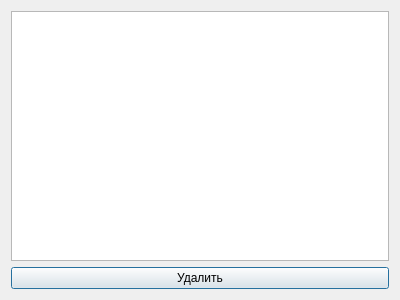
<?xml version="1.0" encoding="UTF-8"?>
<ui version="4.0">
 <class>delusergroup</class>
 <widget class="QDialog" name="delusergroup">
  <property name="geometry">
   <rect>
    <x>0</x>
    <y>0</y>
    <width>400</width>
    <height>300</height>
   </rect>
  </property>
  <property name="windowTitle">
   <string>Dialog</string>
  </property>
  <layout class="QGridLayout" name="gridLayout">
   <item row="1" column="0">
    <widget class="QPushButton" name="deluserBut">
     <property name="text">
      <string>Удалить</string>
     </property>
    </widget>
   </item>
   <item row="0" column="0">
    <widget class="QListWidget" name="listWidget"/>
   </item>
  </layout>
 </widget>
 <resources/>
 <connections/>
</ui>
